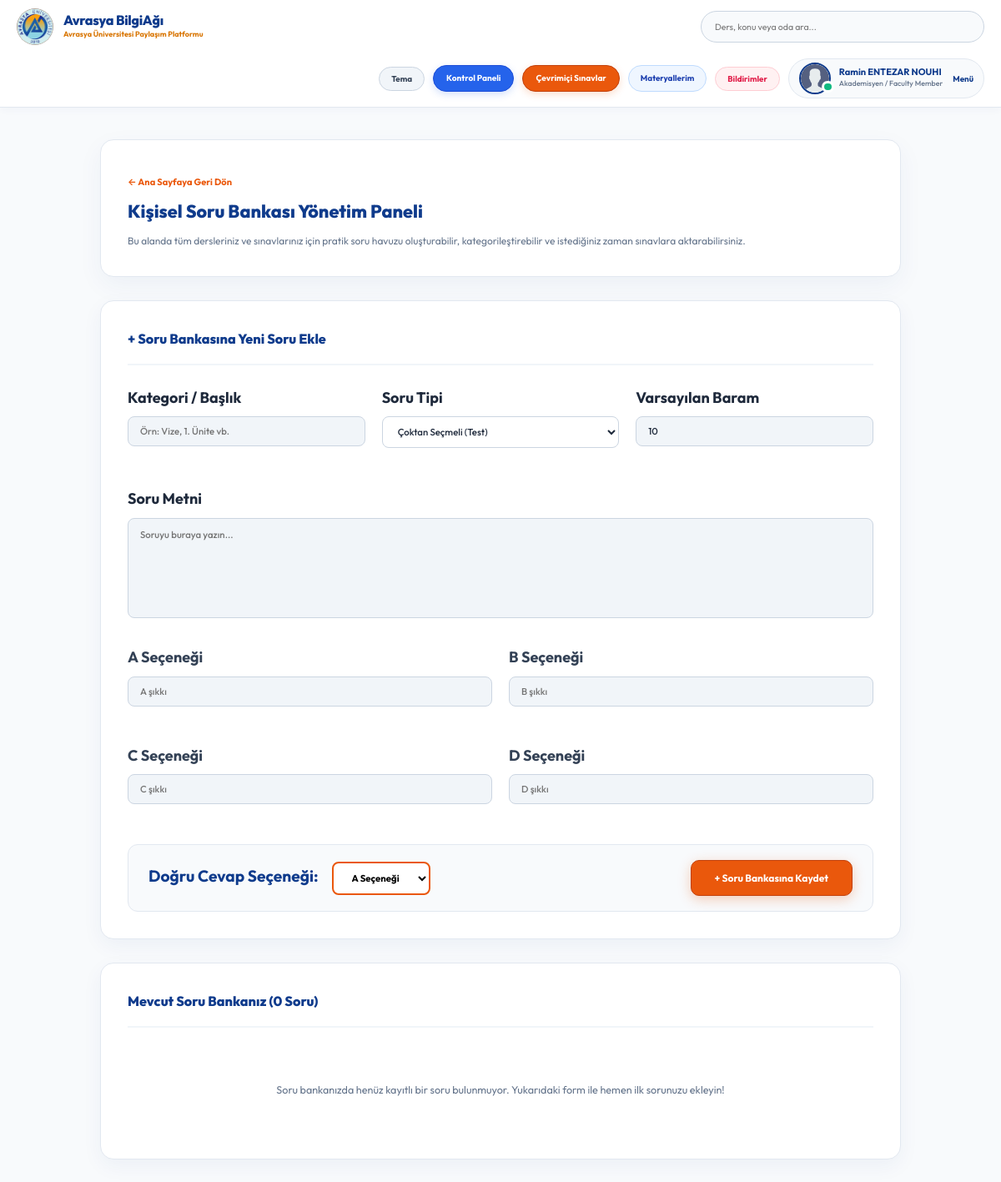
Before: /question-bank/ (signed in) with the older database file.
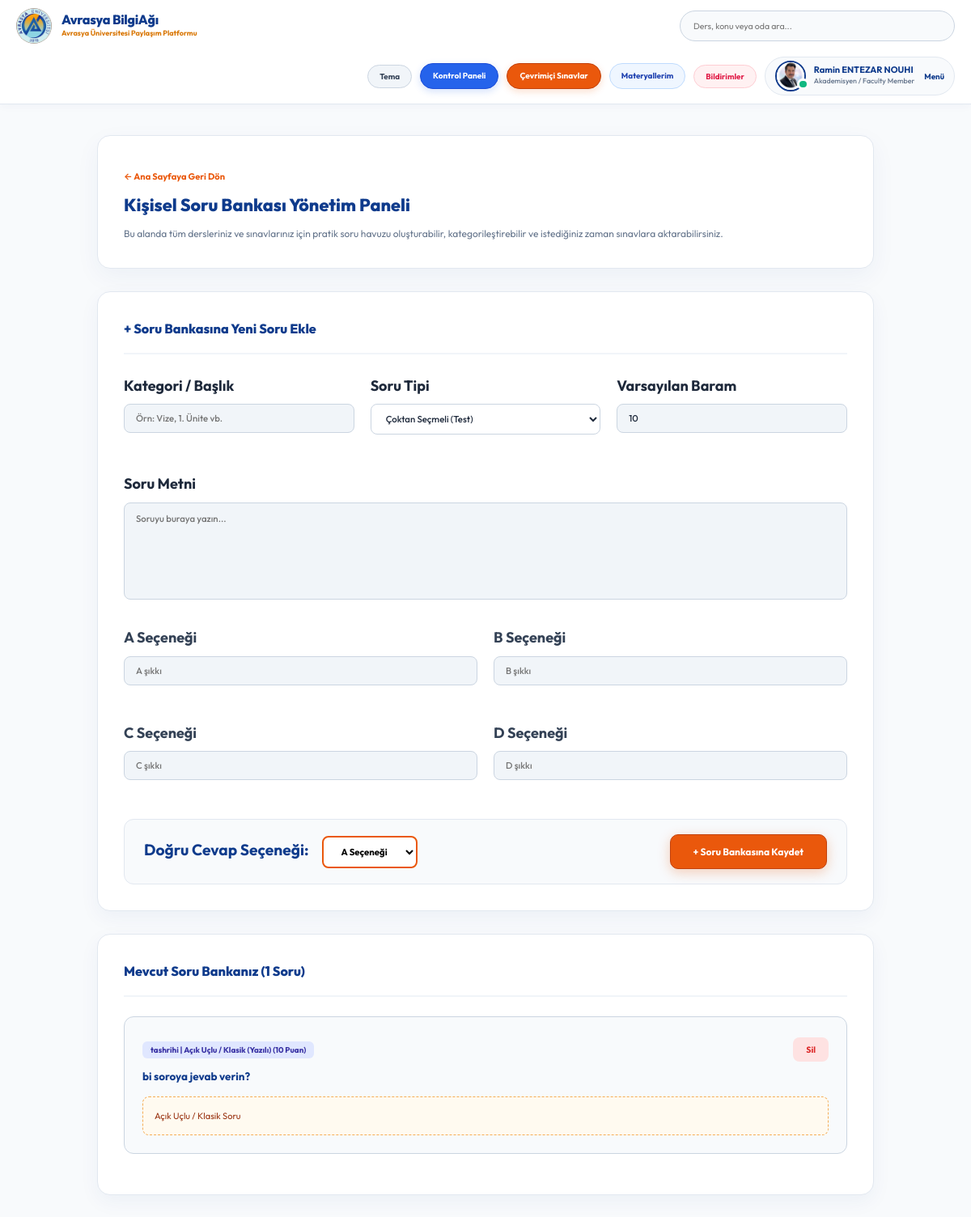
After: the same page with the newer database file.
### base/models.py (models this page shows, shortened)
class User(AbstractUser):
    name = models.CharField(max_length=200, null=True, verbose_name="Ad Soyad")
    email = models.EmailField(unique=True, null=True, verbose_name="E-Posta Adresi")
    bio = models.TextField(null=True, verbose_name="Hakkımda (Biyografi)")
    avatar = models.ImageField(null=True, default="avatar.svg", verbose_name="Profil Fotoğrafı (Avatar)")
    student_id = models.CharField(max_length=50, null=True, blank=True, verbose_name="Öğrenci / Sicil No")
    department = models.CharField(max_length=100, choices=DEPARTMENT_CHOICES, default='Genel / Diğer', verbose_name="Fakülte / Bölüm")
    role = models.CharField(max_length=20, choices=ROLE_CHOICES, default='student', verbose_name="Akademik Rol")
    github_link = models.URLField(max_length=255, null=True, blank=True, verbose_name="GitHub Profili")
    linkedin_link = models.URLField(max_length=255, null=True, blank=True, verbose_name="LinkedIn Profili")
    objects = CustomUserManager()
    USERNAME_FIELD = 'email'
    REQUIRED_FIELDS = ['username']
    @property
    def unread_notifications_count(self):
        return self.notifications.filter(is_read=False).count()
    @property
    def unread_notifications(self):
        return self.notifications.filter(is_read=False)

class QuestionBankItem(models.Model):
    creator = models.ForeignKey(User, on_delete=models.CASCADE, related_name='question_bank')
    title = models.CharField(max_length=150, verbose_name="Konu / Başlık")
    question_type = models.CharField(max_length=20, choices=Question.QUESTION_TYPES, default='multiple_choice', verbose_name="Soru Tipi")
    text = models.TextField(verbose_name="Soru Metni")
    option_a = models.CharField(max_length=300, null=True, blank=True, verbose_name="A Seçeneği")
    option_b = models.CharField(max_length=300, null=True, blank=True, verbose_name="B Seçeneği")
    option_c = models.CharField(max_length=300, null=True, blank=True, verbose_name="C Seçeneği")
    option_d = models.CharField(max_length=300, null=True, blank=True, verbose_name="D Seçeneği")
    correct_option = models.CharField(max_length=1, choices=Question.OPTION_CHOICES, default='A', null=True, blank=True, verbose_name="Doğru Cevap")
    points = models.PositiveIntegerField(default=10, verbose_name="Varsayılan Puan")
    created_at = models.DateTimeField(auto_now_add=True)
    class Meta:
        ordering = ['-created_at']

### base/views.py (the view, shortened to what this page needs)
# urls.py: path('question-bank/', views.question_bank_view, name="question-bank"),
@login_required(login_url='login')
def question_bank_view(request):
    if request.user.role not in ['faculty', 'teacher'] and not request.user.is_superuser:
        messages.error(request, "Soru bankasına sadece öğretim üyeleri erişebilir.")
        return redirect('home')
    items = QuestionBankItem.objects.filter(creator=request.user)
    form = QuestionBankItemForm()
    context = {'items': items, 'form': form}
    return render(request, 'base/question_bank.html', context)

### base/templates/base/question_bank.html (shortened to what the changed rows need)
{% extends 'main.html' %}
{% block content %}
<main class="layout">
  <div class="container" style="max-width: 1000px; margin: 30px auto; padding: 0 20px; display: block !important; width: 100%;">
    <div style="background: #ffffff; border: 1px solid #e2e8f0; border-radius: 16px; padding: 32px; box-shadow: 0 10px 30px rgba(15, 59, 140, 0.05); margin-bottom: 28px; width: 100%;">
      <div style="display: flex; justify-content: space-between; align-items: center; flex-wrap: wrap; gap: 16px;">
        <div>
          <h1 style="margin: 0; font-size: 1.8rem; color: #0f3b8c; font-weight: 800;">Kişisel Soru Bankası Yönetim Paneli</h1>
        </div>
      </div>
    </div>
    <div style="background: #ffffff; border: 1px solid #e2e8f0; border-radius: 16px; padding: 32px; box-shadow: 0 8px 25px rgba(15, 59, 140, 0.05); margin-bottom: 28px;">
      <div style="border-bottom: 2px solid #f1f5f9; padding-bottom: 16px; margin-bottom: 24px;">
        <h2 style="margin: 0; font-size: 1.35rem; color: #0f3b8c; font-weight: 800;">+ Soru Bankasına Yeni Soru Ekle</h2>
      </div>
    </div>
    <div style="background: #ffffff; border: 1px solid #e2e8f0; border-radius: 16px; padding: 32px; box-shadow: 0 8px 25px rgba(15, 59, 140, 0.05);">
      <div style="border-bottom: 2px solid #f1f5f9; padding-bottom: 16px; margin-bottom: 24px;">
        <h2 style="margin: 0; font-size: 1.35rem; color: #0f3b8c; font-weight: 800;">
          Mevcut Soru Bankanız ({{ items.count }} Soru)
        </h2>
      </div>
      {% if items %}
        {% for item in items %}
        <div style="border: 1px solid #cbd5e1; border-radius: 12px; padding: 22px; margin-bottom: 18px; background: #f8fafc;">
          <div style="display: flex; justify-content: space-between; align-items: flex-start; margin-bottom: 14px; flex-wrap: wrap; gap: 10px;">
            <div>
              <span style="background: #e0e7ff; color: #3730a3; font-weight: 700; font-size: 0.82rem; padding: 4px 10px; border-radius: 6px;">
                {{ item.title }} | {{ item.get_question_type_display }} ({{ item.points }} Puan)
              </span>
              <div style="font-weight: 700; color: #0f3b8c; font-size: 1.12rem; margin-top: 8px;">
                {{ item.text }}
              </div>
            </div>
            <form action="" method="POST" style="margin: 0;" onsubmit="return confirm('Bu soruyu soru bankanızdan silmek istediğinize emin misiniz?');">
              <button type="submit" style="color: #dc2626; font-size: 0.88rem; font-weight: 700; background: #fee2e2; border: none; border-radius: 8px; padding: 8px 16px; cursor: pointer;">
                Sil
              </button>
            </form>
          </div>
          {% if item.question_type == 'multiple_choice' %}
          <div style="display: grid; grid-template-columns: 1fr 1fr; gap: 14px; font-size: 0.95rem;">
            <div style="padding: 12px 16px; border-radius: 8px; {% if item.correct_option == 'A' %}background:#dcfce7; color:#15803d; font-weight:700; border:1px solid #22c55e;{% else %}background:#fff; border:1px solid #e2e8f0;{% endif %}">
              A) {{ item.option_a }}
            </div>
            <div style="padding: 12px 16px; border-radius: 8px; {% if item.correct_option == 'B' %}background:#dcfce7; color:#15803d; font-weight:700; border:1px solid #22c55e;{% else %}background:#fff; border:1px solid #e2e8f0;{% endif %}">
              B) {{ item.option_b }}
            </div>
            <div style="padding: 12px 16px; border-radius: 8px; {% if item.correct_option == 'C' %}background:#dcfce7; color:#15803d; font-weight:700; border:1px solid #22c55e;{% else %}background:#fff; border:1px solid #e2e8f0;{% endif %}">
              C) {{ item.option_c }}
            </div>
            <div style="padding: 12px 16px; border-radius: 8px; {% if item.correct_option == 'D' %}background:#dcfce7; color:#15803d; font-weight:700; border:1px solid #22c55e;{% else %}background:#fff; border:1px solid #e2e8f0;{% endif %}">
              D) {{ item.option_d }}
            </div>
          </div>
          {% else %}
          <div style="padding: 14px; background: #fffaf0; border: 1px dashed #f6ad55; border-radius: 8px; color: #9a3412; font-size: 0.92rem;">
            Açık Uçlu / Klasik Soru
          </div>
          {% endif %}
        </div>
        {% endfor %}
      {% else %}
        <div style="text-align: center; padding: 40px; color: #64748b; font-size: 1.05rem;">
          Soru bankanızda henüz kayıtlı bir soru bulunmuyor. Yukarıdaki form ile hemen ilk sorunuzu ekleyin!
        </div>
      {% endif %}
    </div>
  </div>
</main>
{% endblock %}

### templates/navbar.html (shortened to what the changed rows need)
{% load static %}
<header class="header header--loggedIn" style="background: #ffffff; border-bottom: 1px solid #e2e8f0; padding: 10px 0; position: sticky; top: 0; z-index: 999; box-shadow: 0 2px 10px rgba(15, 59, 140, 0.04);">
    <div class="container" style="display: flex; justify-content: space-between; align-items: center; gap: 16px; flex-wrap: wrap; width: 100%; max-width: 1400px; margin: 0 auto; padding: 0 20px;">
        <a href="{% url 'home' %}" class="header__logo" style="display: flex; align-items: center; gap: 12px; text-decoration: none; flex-shrink: 0;">
            <div style="white-space: nowrap;">
                <h1 style="margin: 0; font-weight: 800; font-size: 1.35rem; color: #0f3b8c; letter-spacing: -0.3px; line-height: 1.2; white-space: nowrap !important;">Avrasya BilgiAğı</h1>
            </div>
        </a>
        <nav class="header__menu" style="display: flex; align-items: center; gap: 10px; flex-shrink: 0; margin-left: auto;">
            {% if request.user.is_authenticated %}
            <a href="{% url 'saved-resources' %}" title="Kaydedilen Materyallerim" style="display: flex; align-items: center; justify-content: center; background: #eff6ff; border: 1px solid #bfdbfe; color: #1e40af; padding: 7px 14px; border-radius: 50px; text-decoration: none; font-size: 0.82rem; font-weight: 700; flex-shrink: 0;">
                Materyallerim
            </a>
            <div style="position: relative; flex-shrink: 0;">
                <button onclick="const m=document.getElementById('notifModal'); m.style.display = m.style.display === 'none' ? 'block' : 'none';" title="Bildirimler" style="background: #fff1f2; border: 1px solid #fecdd3; color: #e11d48; padding: 7px 14px; border-radius: 50px; cursor: pointer; font-size: 0.82rem; font-weight: 700; display: flex; align-items: center; gap: 6px; position: relative;">
                    Bildirimler
                </button>
            </div>
            <div class="header__user" style="display: flex; align-items: center; gap: 12px; background: #f8fafc; border: 1px solid #e2e8f0; padding: 4px 12px; border-radius: 50px; flex-shrink: 0;">
                <a href="{% url 'update-user' %}" style="display: flex; align-items: center; gap: 10px; text-decoration: none;">
                    <div class="avatar avatar--medium active">
                        <img src="{{request.user.avatar.url}}" style="width: 34px; height: 34px; border-radius: 50%; object-fit: cover;" />
                    </div>
                    <div>
                        <p style="margin: 0; font-weight: 700; color: #0f3b8c; line-height: 1.2; font-size: 0.92rem; white-space: nowrap;">{{request.user.name|default:request.user.username}}</p>
                        <span style="font-size: 0.74rem; color: #64748b; font-weight: 500; display: block; white-space: nowrap;">{{request.user.get_role_display}}</span>
                    </div>
                </a>
                <button class="dropdown-button" style="background: transparent; border: none; cursor: pointer; font-weight: 700; color: #0f3b8c; font-size: 0.82rem;">
                    Menü
                </button>
            </div>
            {% endif %}
        </nav>
    </div>
</header>

Changed rows visible on the page:
changed User "Ramin ENTEZAR NOUHI": user.avatar: picture added in place of a placeholder
added QuestionBankItem: title "tashrihi", question_type "Açık Uçlu / Klasik (Yazılı)", points "10", text "bi soroya jevab verin?", shows "Açık Uçlu / Klasik Soru"
Other visible differences:
{{ items.count }}: "0" → "1"
text no longer shown: "Soru bankanızda henüz kayıtlı bir soru bulunmuyor. Yukarıdaki form ile hemen ilk sorunuzu ekleyin!"
